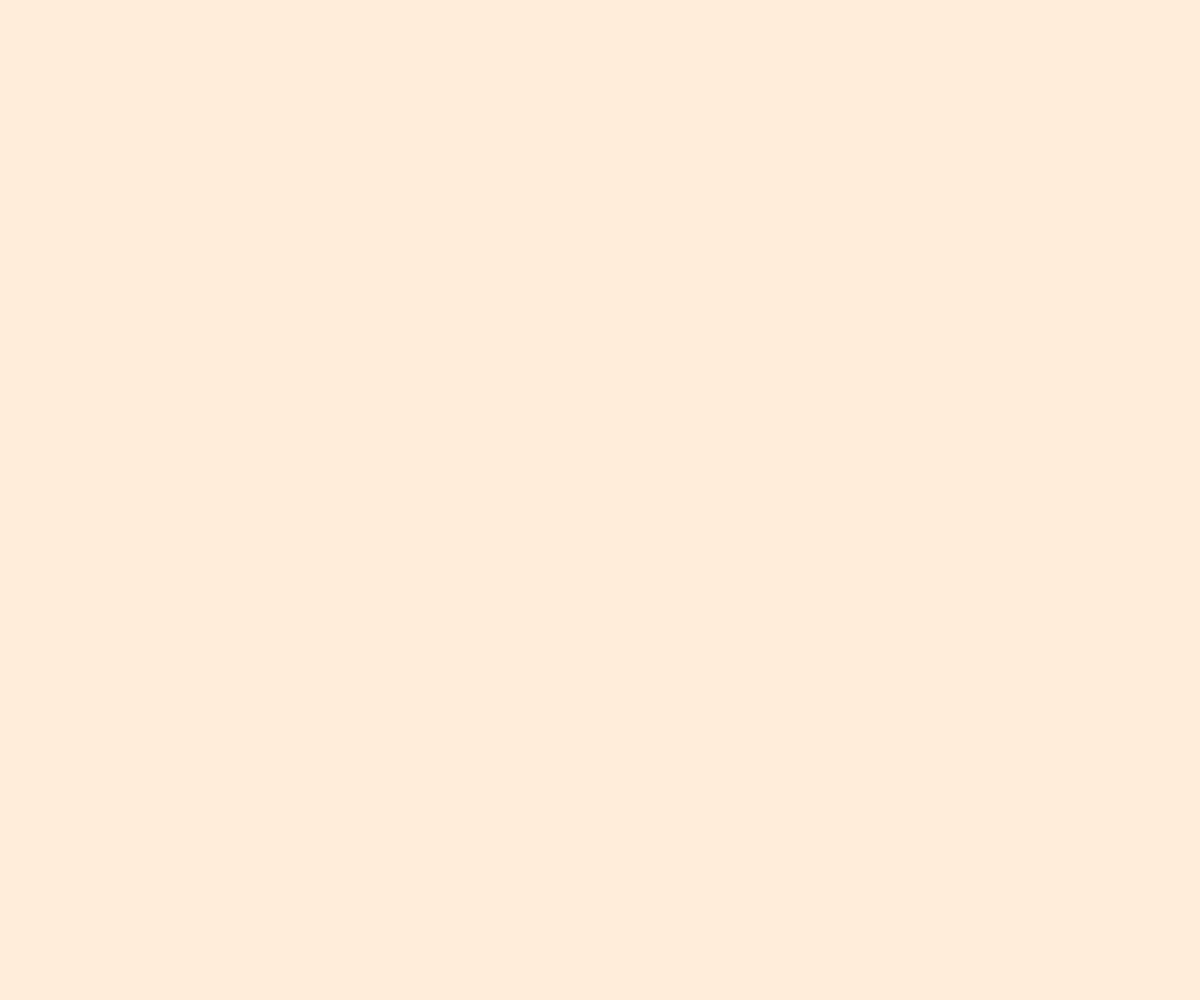
Frame 1 (no input)
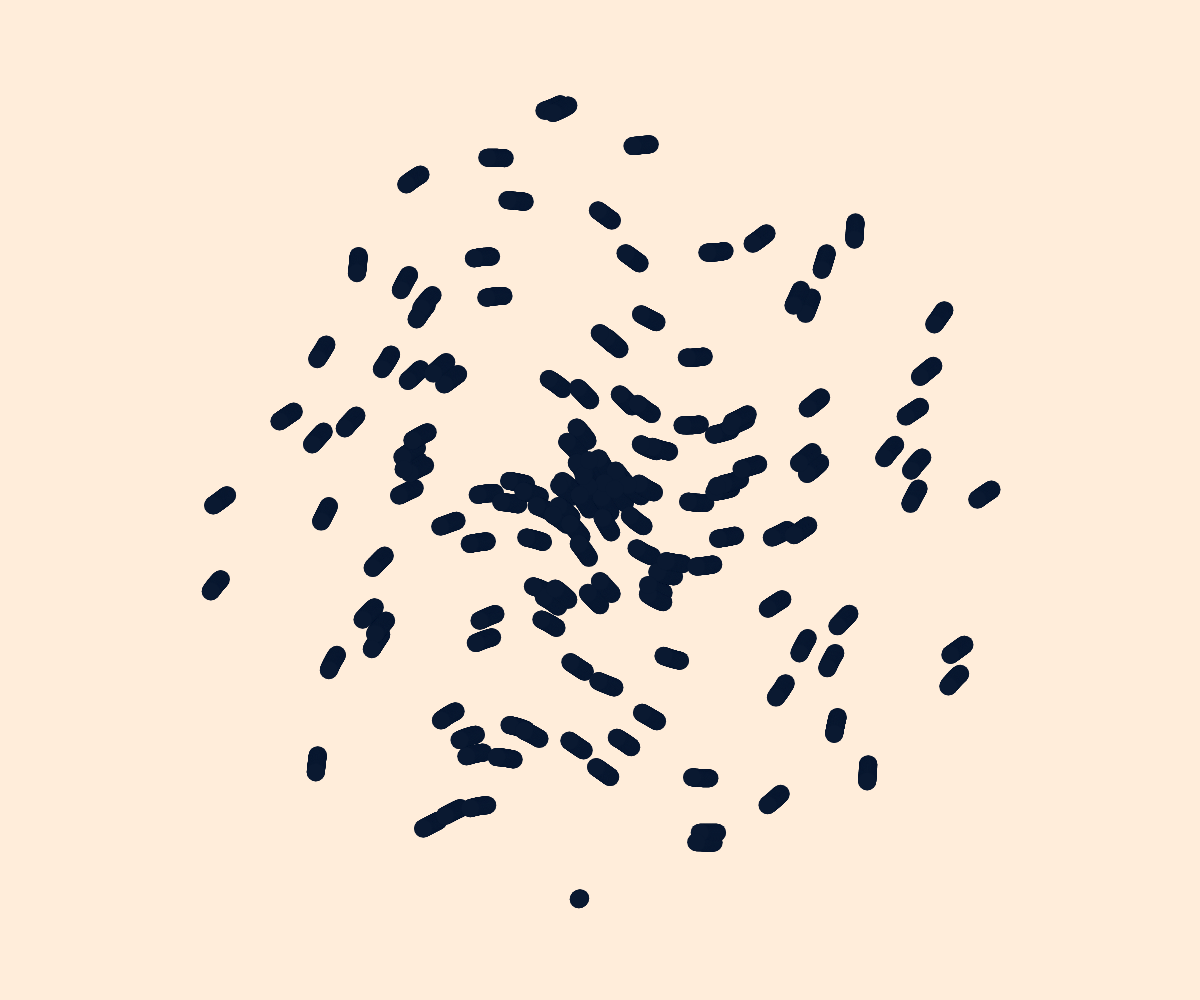
Frame 60 (no input)
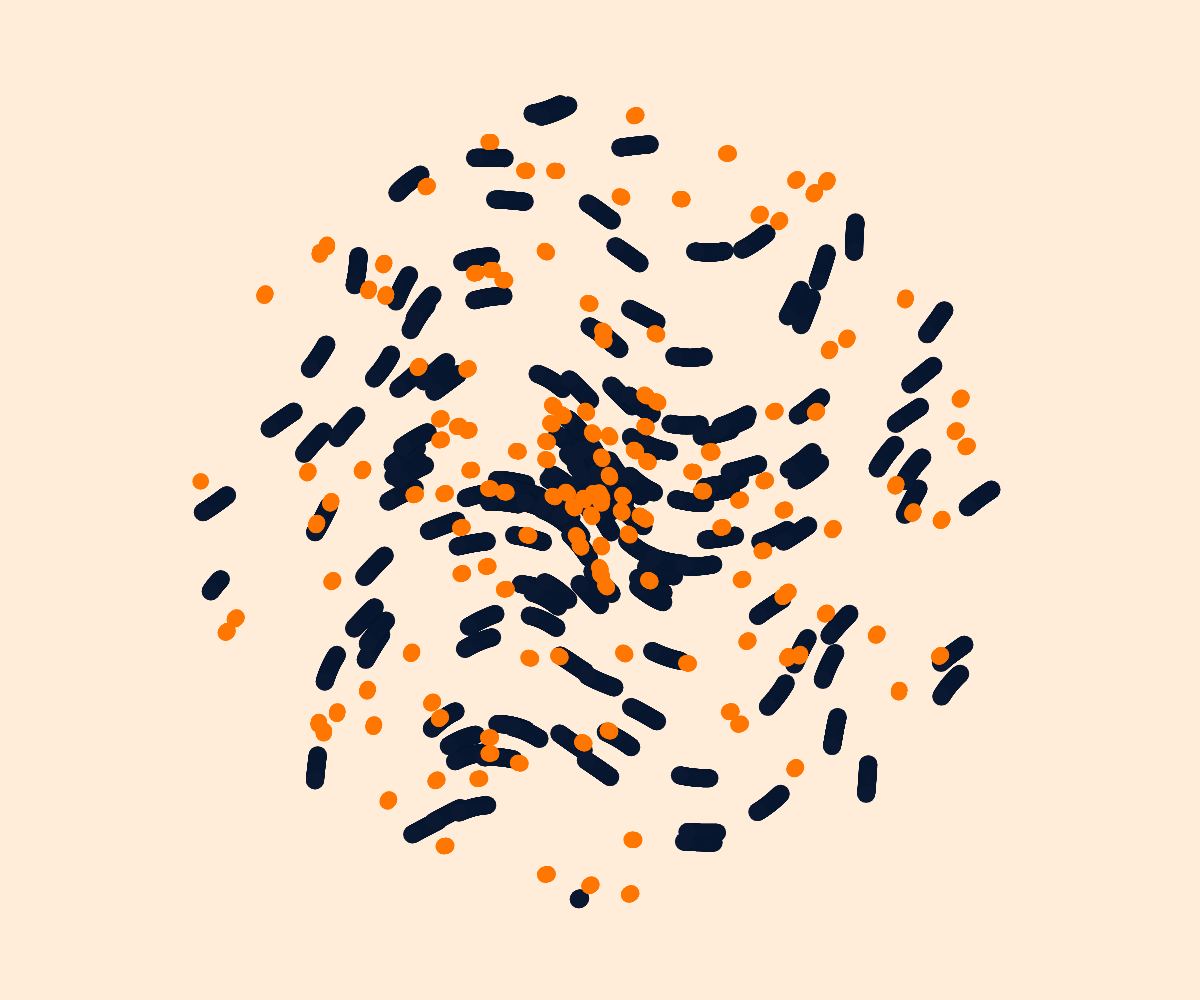
Frame 120 (the mouse pressed at the canvas centre since frame 60)

The p5.js sketch that drew these frames (run headless with seeded random() and noise() and a simulated clock; from frame 60 on, the mouse is pressed at the canvas centre):

// p5.js sketch
// ── sketch.js
var particles = [];
var colors = ["#3DB2FF","#FFB830","#FF2442","#FF7600","#185ADB","#0A1931","#99154E"];
var n, s, maxR;

function setup() {
	createCanvas(windowWidth, windowHeight);
	background("#FFEDDA");
	smooth();
	
	n = 150;
	s = 20;
	maxR = height/2 - height/10;
}

function draw() {
	translate(width/2, height/2);
	noStroke();
	
	if(s > 1) {
		if(particles.length != 0) {
			for(let i = 0; i < particles.length; i++) {
				var p = particles[i];
				p.show();
				p.move();
				
				if(p.isDead()) particles.splice(i, 1);
			}
		} else {
			s -= 2;
			initParticles();
		}
	}
}

function initParticles() {
	var c = colors[int(random(colors.length))];
	
	for(let i = 0; i < n; i++) {
		particles.push(new Particle(maxR, s, c));
	}
}

class Particle {
  
  constructor(maxR_, s_, c_) {
    this.s = s_;
    this.c = c_;
    this.maxR = maxR_;
    
    this.life = 100;
    
    this.init();
  }
  
  init() {
    this.pos = p5.Vector.random2D();
    this.pos.normalize();
    this.pos.mult(random(2, maxR));

    this.vel = createVector();
  }

  show() {
    fill(this.c);
    ellipse(this.pos.x, this.pos.y, this.s, this.s);
    this.life -= 1;
  }
  
  move() {
    var angle = noise(this.pos.x / 400, this.pos.y / 400) * TAU;
    
    this.vel.set(cos(angle), sin(angle));
    this.vel.mult(0.3);
    this.pos.add(this.vel);
  }
  

  isDead() {
    var d = dist(this.pos.x, this.pos.y, 0, 0);
 
    if(d > this.maxR || this.life < 1) return true;
    else return false;
  }
}
